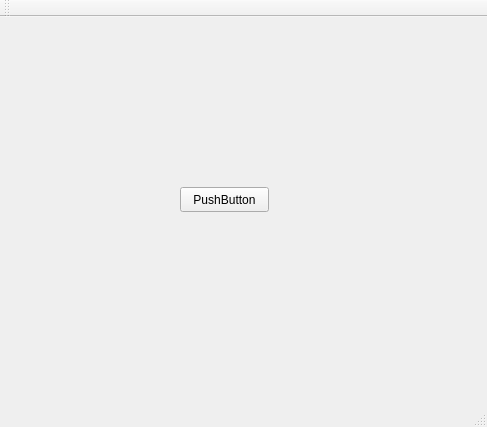
<?xml version="1.0" encoding="UTF-8"?>
<ui version="4.0">
 <class>MainWindow</class>
 <widget class="QMainWindow" name="MainWindow">
  <property name="geometry">
   <rect>
    <x>0</x>
    <y>0</y>
    <width>487</width>
    <height>427</height>
   </rect>
  </property>
  <property name="windowTitle">
   <string>MainWindow</string>
  </property>
  <widget class="QWidget" name="centralWidget">
   <widget class="MyButton" name="pushButton">
    <property name="geometry">
     <rect>
      <x>180</x>
      <y>170</y>
      <width>89</width>
      <height>25</height>
     </rect>
    </property>
    <property name="text">
     <string>PushButton</string>
    </property>
   </widget>
  </widget>
  <widget class="QMenuBar" name="menuBar">
   <property name="geometry">
    <rect>
     <x>0</x>
     <y>0</y>
     <width>487</width>
     <height>28</height>
    </rect>
   </property>
  </widget>
  <widget class="QToolBar" name="mainToolBar">
   <attribute name="toolBarArea">
    <enum>TopToolBarArea</enum>
   </attribute>
   <attribute name="toolBarBreak">
    <bool>false</bool>
   </attribute>
  </widget>
  <widget class="QStatusBar" name="statusBar"/>
 </widget>
 <layoutdefault spacing="6" margin="11"/>
 <customwidgets>
  <customwidget>
   <class>MyButton</class>
   <extends>QPushButton</extends>
   <header>mybutton.h</header>
  </customwidget>
 </customwidgets>
 <resources/>
 <connections/>
</ui>
